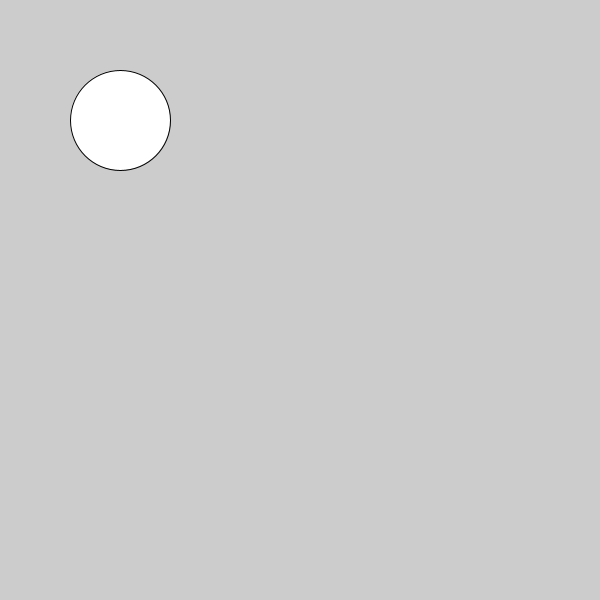
Frame 1 (no input)
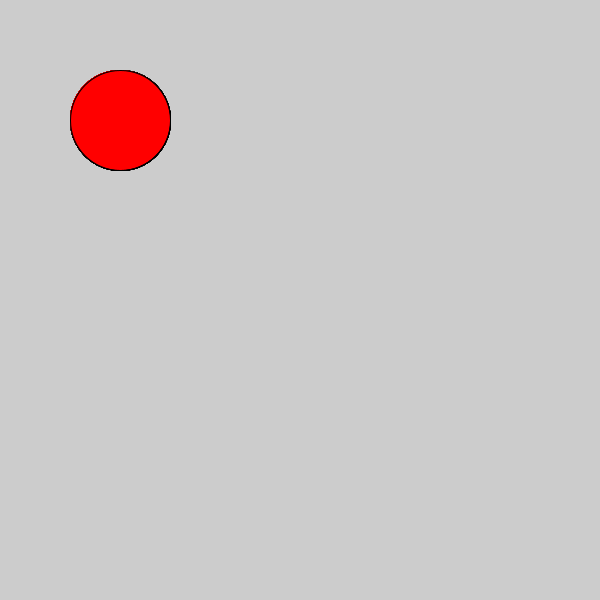
Frame 60 (the mouse pressed at the canvas centre just before this capture)
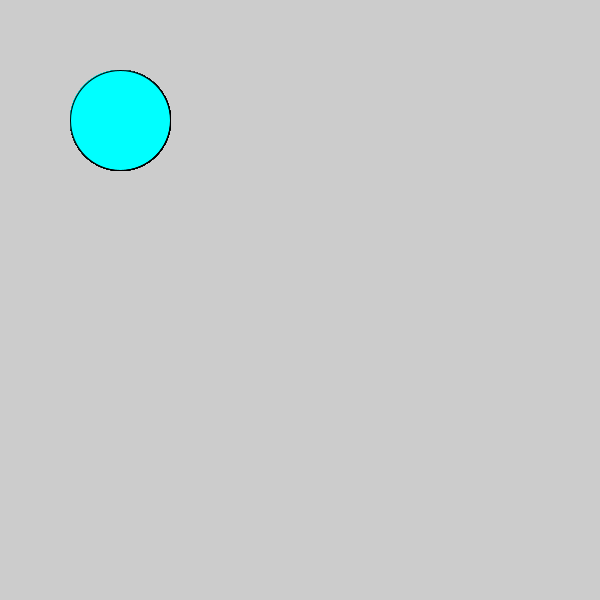
Frame 120 (the mouse held since frame 60 and released just before this capture)

The Processing sketch that drew these frames (run headless with seeded random() and noise(); from frame 60 on, the mouse is pressed at the canvas centre):

// Processing sketch: c_LogicalDot
// ── c_LogicalDot.pde

void setup() {
  
// 1. Set the size of the sketch. Make it 600 pixels square. 
  size(600,600);

}

void draw() {
  
// 2. Draw an ellipse
// Run the program to make sure it works before moving on.
ellipse(120,120,100,100);

// 3. Change the color of the ellipse when the mouse is pressed.
//    Use the following code, but put your colors where indicated
//    Remember to use the   fill()  command to set colors.

if (mousePressed) {
 
   //  put one color here 
  fill(0,255,255);
} else {
  
   // put a different color here
  fill(255,0,0);
}  
  
  
  
}
